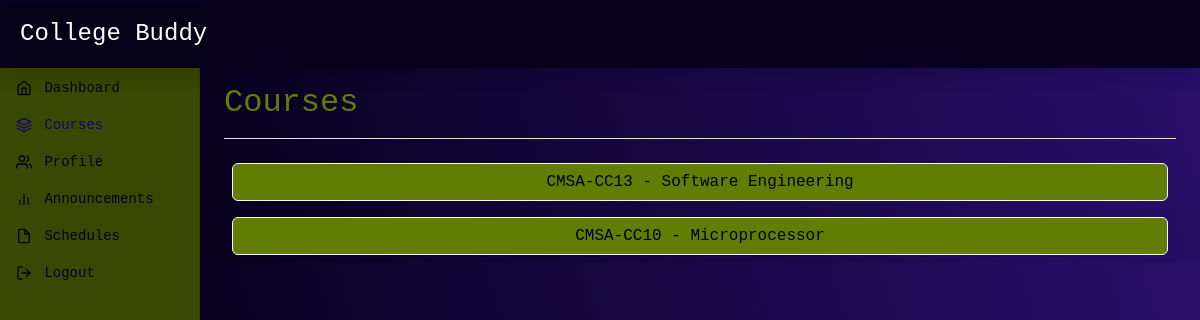
Page /courses (signed in) on the earlier database version.
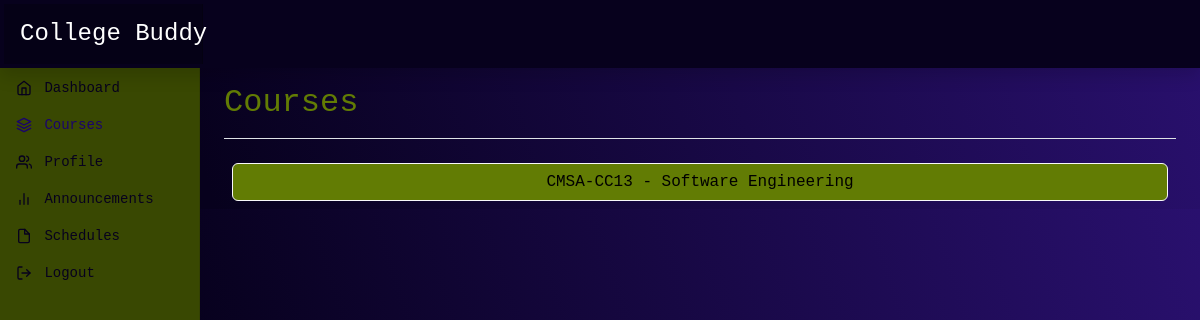
Same page on the later database version.
### dashboard/models.py (models this page shows, shortened)
class Course(models.Model):
    course_id = models.CharField(max_length=20)
    name = models.CharField(max_length=50)
    description = models.TextField(blank=True, null=True)
    department = models.ForeignKey('Department', on_delete=models.SET_NULL, blank=True, null=True, related_name='course_department')
    syllabus= models.FileField(upload_to='syllabuses/',default='syllabuses/default.jpg')

### dashboard/views.py (the view)
# urls.py: path('courses', views.courses,name='courses'),
@login_required
def courses(request):
    if request.user.is_authenticated and request.user.groups.filter(name='Student').exists():
        student = Student.objects.get(roll_no=request.user)
        courses = Course.objects.filter(enrolled_students__in=[student])
    elif request.user.is_authenticated and request.user.groups.filter(name='Professor').exists():
        professor = Professor.objects.get(professor_id=request.user)
        courses = Course.objects.filter(instructors__in=[professor])
    elif request.user.is_authenticated:
       courses = Course.objects.all
    else:
        return redirect('login')
    context = {
        'courses': courses,
    }
    return render(request,'courses.html',context)

### templates/courses.html (shortened to what this page needs)
{% extends 'base.html' %}
{% block courses %}active{% endblock courses  %}
{% block header%}Courses{% endblock header %}
{% block body %}
    <div>
        {% for course in courses %}
        <div class="d-grid gap-2 p-2">
            <button class="btn btn-light " onclick="location.href='{% url 'coursedetails' course.course_id %}';">{{ course.course_id }} - {{ course.name }}</button>
        </div>
        {% endfor %}
        </div>
{% endblock body %}

Differences in the rows shown:
removed Course: course_id "CMSA-CC10", name "Microprocessor"
